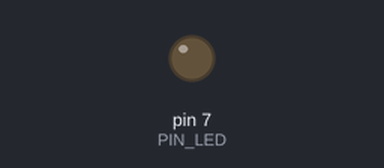
Simulated run of this sketch. Board: Arduino Uno, built with avr-gcc and run on an emulated ATmega328P. Shown: output pins drawn as LEDs (lit = HIGH).

Above: at 0.9 s.
At 5.2 s:
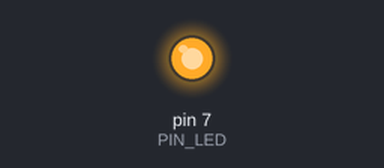
Timing chart, 0 to 9.4 s (numbered marks = the images above):
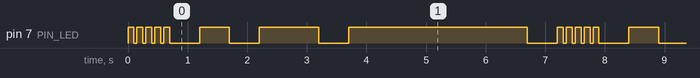

Measured:
- by itself, pin 7 (PIN_LED): repeats every 7.2 s: 4 × (LOW 0.05 s, HIGH 0.10 s), LOW 0.50 s, HIGH 0.50 s, LOW 0.50 s, HIGH 1.0 s, LOW 0.50 s, HIGH 3.0 s, LOW 0.50 s, HIGH 0.10 s
- by itself, everything shown: repeats every 7.2 s, in 16 steps

The sketch:

BlinkerDigital.ino
```cpp
const int PIN_LED = 7;

void pulse(int duration) {
  digitalWrite(PIN_LED, HIGH);  // turn on 5V
  delay(duration);
  digitalWrite(PIN_LED, LOW);  // turn off 5V
}

void setup() {
  pinMode(PIN_LED, OUTPUT);
}

void loop() {
  pulse(100);
  delay(50);

  pulse(100);
  delay(50);

  pulse(100);
  delay(50);

  pulse(100);
  delay(50);

  pulse(100);
  delay(500);

  pulse(500);
  delay(500);

  pulse(1000);
  delay(500);

  pulse(3000);
  delay(500);
}
```
